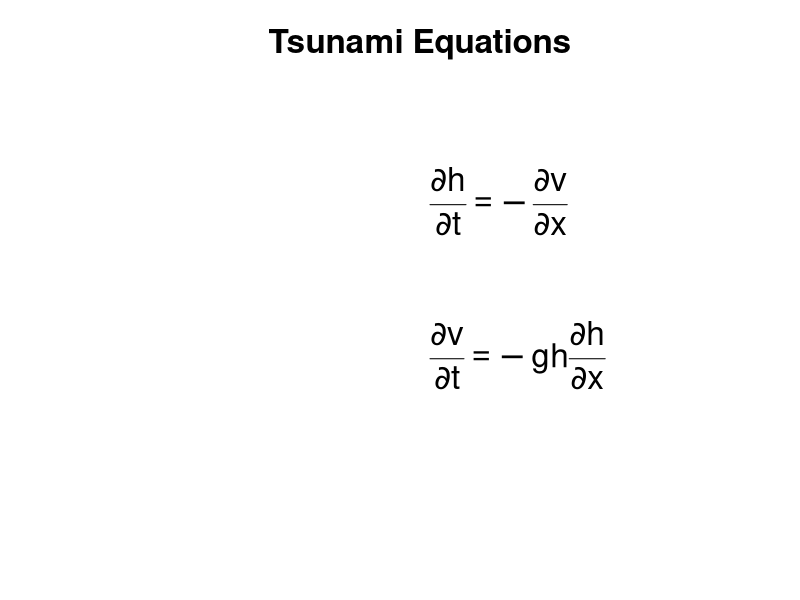

The R script that drew this image:
## ---- chunk 1
    plot(0:1, 0:1, type='n', xlab="", ylab="", xaxt="n", yaxt="n", bty="n", main="Tsunami Equations", cex.main=2)
text(.5, .7, expression(over(partialdiff*h, partialdiff*t)== -over(partialdiff*v, partialdiff*x)), pos=4, cex=2)
text(.5, .3, expression(over(partialdiff*v, partialdiff*t) == -g*h*over(partialdiff*h, partialdiff*x)), pos=4, cex=2)
